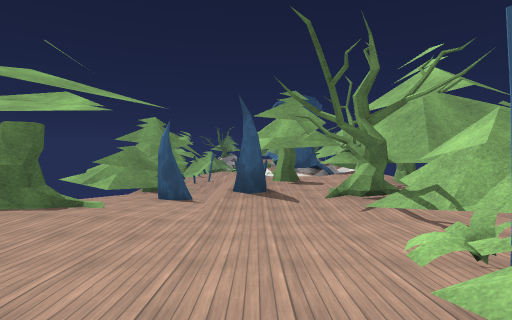
[1] (above)

12 first-person views from a walk through a level from a Godot 3-D game. The camera is 1.5 m above the floor, tilts 4° down and sees 85° across. The floor is counted in squares, 2 m on a side. Each view is taken from the middle of a square. On the plan, view 1 faces up. The plan holds only what a view shows up to about 10 squares ahead; the rest is blank. The place goes on beyond the plan. Surface patterns are stand-ins for the level's own textures.

[2]
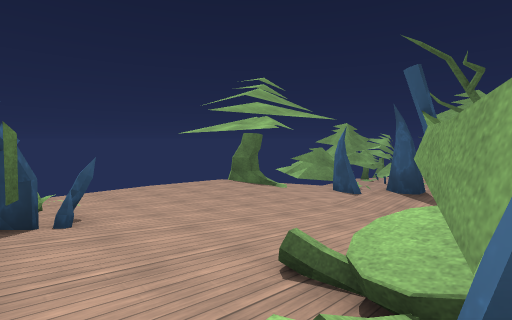

[3]
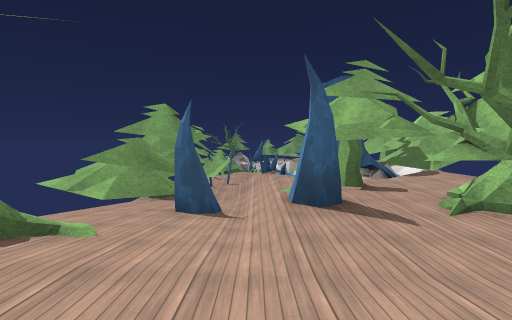

[4]
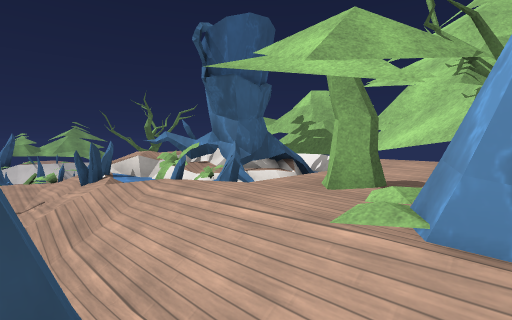

[5]
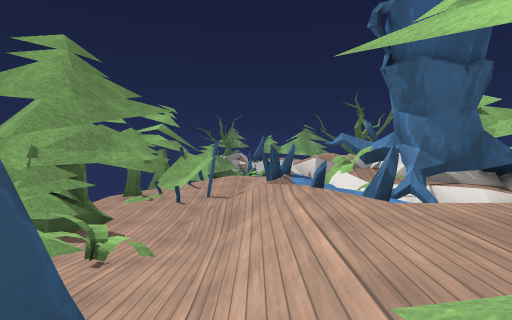

[6]
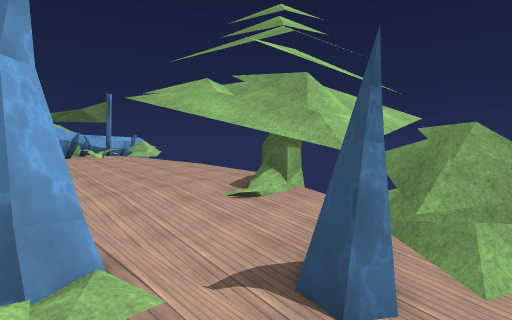

[7]
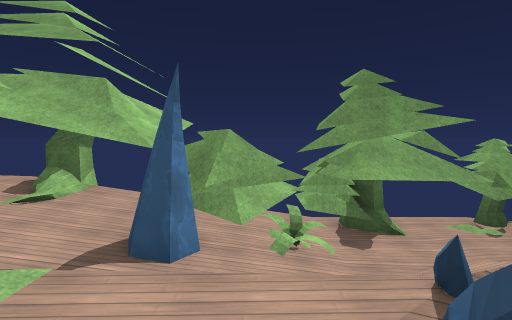

[8]
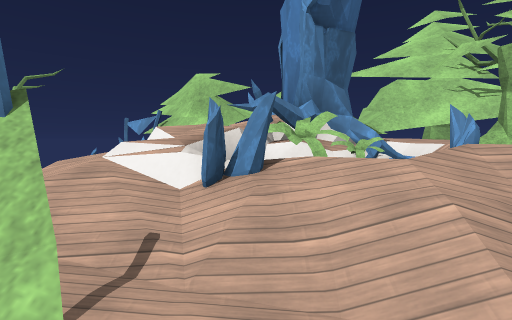

[9]
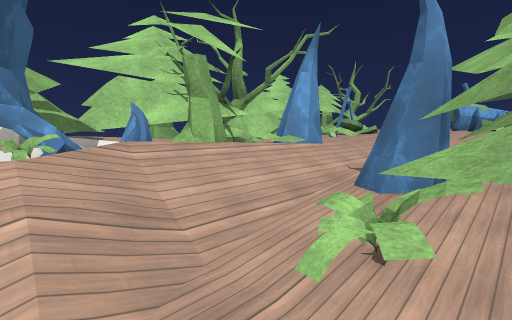

[10]
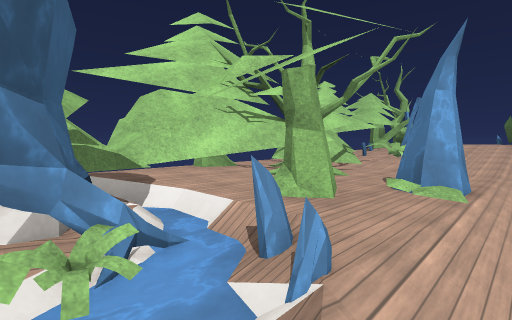

[11]
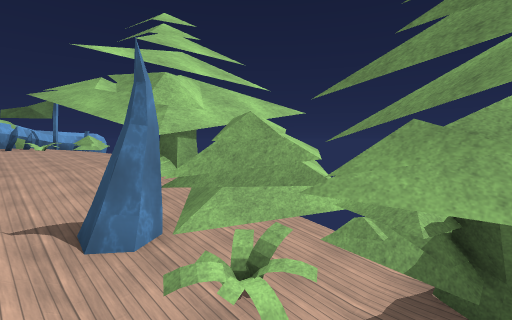

[12]
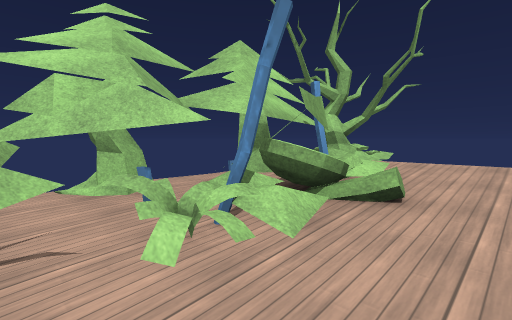

### Floor plan
Key: @ floor where view 1 was taken; # wall or solid block; x gap in a wall; . main floor; : floor 0.25 m higher than the main floor; - floor 0.25 m lower than the main floor; + floor 0.5 m higher than the main floor; _ floor 0.5 m lower than the main floor; * floor 0.75 m higher than the main floor; < floor 0.75 m lower than the main floor; ( floor 1.5 m lower than the main floor; / step, stairs or slope; = window, fence, low wall or low ledge; ^ raised ledge.
Columns run from 5 left of view 1 to 5 right of it. Each row starts with its distance up from view 1.
 14      #==##
 13      ## ##
 12  #####= ==#
 11  #((####^==
 10  #(///##^=
  9  ##//#///x
  8  ##//---/#
  7 ^^^#/-####
  6  __</####
  5  ##_/--/#
  4 x..----/=
  3  ......###
  2  ...../^##
  1  :::::/^=:
  0  ://+@+^x:
 -1  /###***x
 -2  ####  *#
 -3  ##    /=

Positions as (right, up) in squares from view 1, and headings:
1: (0, 0), facing up
2: (2, -1), facing up-left
3: (-1, 2), facing up
4: (-2, 6), facing up-right
5: (-1, 6), facing up
6: (0, 8), facing down-left
7: (1, 8), facing left
8: (-3, 11), facing right
9: (-3, 10), facing down-right
10: (-1, 10), facing down-right
11: (-1, 10), facing down-left
12: (0, 3), facing down-right
